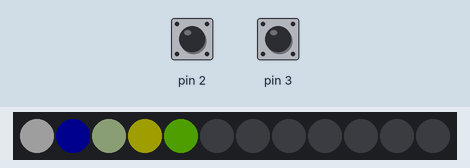
Simulated run of this sketch. Board: Arduino Uno, built with avr-gcc and run on an emulated ATmega328P. Parts: 12 RGB LEDs in strip order, left to right. Inputs (shaded band) come from the test bench; at power-on: pin 2 HIGH, pin 3 HIGH. Dim RGB values are drawn brighter than linear; colours are those a GRB WS2812 strip shows for the declared byte order; random numbers use the default seed unless the sketch sets one; what the sketch prints to the serial monitor is not drawn.

Above: at 1.25 s.
At 2.2 s:
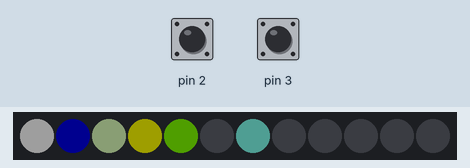
2.3 s: pin 2 pulled LOW for 0.15 s
3.9 s: pin 3 pulled LOW for 0.15 s
5.5 s: pin 3 pulled LOW for 1 s
8.0 s: pin 2 pulled LOW for 1 s
10.5 s: pin 2 driven LOW and pin 3 driven LOW
12.0 s: pin 2 driven HIGH
Timing chart, 0 to 15.0 s (numbered marks = the images above; inputs shaded):
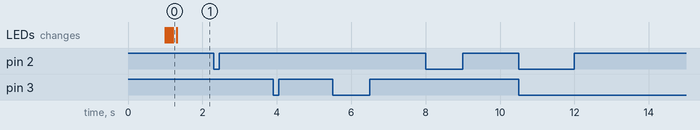

The sketch:

stripfirmware.ino
```cpp
#include <FastLED.h>
#include <EEPROM.h>
#include "definitions.h";
#include "memory.h";


#define NUM_LEDS 12
#define DATA_PIN 7

CRGB leds[NUM_LEDS];

//---------------------------------------Notes---------------------------------------//
/*

	By using the colour method with NUM_LEDS, you will set all LEDS to the
	given colour


*/
//-----------------------------------------------------------------------------------//

//----------------------------Global variables----------------------------------//
int brightness = DEFAULT_BRIGHTNESS;
int current_colour = DEFAULT_COLOUR;
volatile int current_mode = DEFAULT_MODE;
int previousMode = 0;
int time = millis();
//-----------------------------------------------------------------------------------//


//--------------------------------Function Definitions-------------------------------//

void colour(int led = NUM_LEDS, int color = DEFAULT_COLOUR);
void setBrightness(int value = DEFAULT_BRIGHTNESS);
void fadeIn(int delayTime = DEFAULT_FADE_TIME);
void fadeOut(int delayTime = DEFAULT_FADE_TIME);
void breathe(int delayTime = DEFAULT_FADE_TIME);
void slideRight(int col = DEFAULT_COLOUR,int slideDelay = DEFAULT_SLIDE_DELAY);
void slideLeft(int col = DEFAULT_COLOUR,int slideDelay = DEFAULT_SLIDE_DELAY);
void eachRandomLed(int delayTime = DEFAULT_SLIDE_DELAY,int color[] = fullColourArray);
void switchColour(int delayTime = DEFAULT_SWITCH_DELAY,int color = randomColour());
void nightRider(int slideDelay = DEFAULT_SLIDE_DELAY);
void strobe(int color = current_colour, int delayTime = DEFAULT_SWITCH_DELAY);

//-----------------------------------------------------------------------------------//

void setup() {
	Serial.begin(9600);
	LEDS.addLeds<WS2812,DATA_PIN,RGB>(leds,NUM_LEDS);
	blank();
	delay(SAFETY_DELAY);
	setBrightness();
	// colour(NUM_LEDS,White);
	pinMode(3, INPUT_PULLUP);
	pinMode(2,INPUT_PULLUP);
	attachInterrupt(digitalPinToInterrupt(3), modeDown, LOW);
	attachInterrupt(digitalPinToInterrupt(2), modeUp, LOW);
}

void loop() {
	eachRandomLed(DEFAULT_SLIDE_DELAY,testarr);
}

void modeUp(){
	Serial.print("Mode is ");
	Serial.print(current_mode);
	if (abs(time - millis()) < 1000){
		return -1;
	}
	else {
		time = millis();
	}
	current_mode++;
	if (current_mode > 5) {
		current_mode = 1;
	}
	Serial.print(" and is now ");
	Serial.println(current_mode);


}

void modeDown(){
	Serial.print("Mode is ");
	Serial.print(current_mode);

	if (millis() < time + 1000){
		return -1;
	}
	else {
		time = millis();
	}
	current_mode--;
	if (current_mode < 1) {
		current_mode = 4;
	}

	Serial.print(" and is now ");
	Serial.println(current_mode);


}

//----------------------------Extra Functions-----------------------------------//

//This will turn off all the LEDS
void blank(){
	for (int i = 0; i < NUM_LEDS;i++){
		leds[i] = CRGB(0,0,0);
	}
	FastLED.show();
}

//This will make a specific LED the colour specified by the CRGB Colour object. If no colour is passed into the function then DEFAULT_COLOUR is set.
void colour(int led = NUM_LEDS, int color = DEFAULT_COLOUR){
	current_colour = color;
	if (led == NUM_LEDS){
		for (int i = 0; i < NUM_LEDS; i++){
			colour(i,color);
		}
	}
	else {
		leds[led] = color;
	}
	FastLED.show();
}


/*
	This will set the brightness of the strip. If no value is given the default
	is sent.
*/
void setBrightness(int value = DEFAULT_BRIGHTNESS){
	FastLED.setBrightness(value);
	FastLED.show();
}


void studyMode(){
	colour(NUM_LEDS,WhiteSmoke);
}

//----------------------------------Fade Functions-----------------------------------//
/* 	These are the fading functions. These ensure that in any case the
	function will fire

*/


void fadeIn(int delayTime = DEFAULT_FADE_TIME){
	for (int i = MINIMUM_BRIGHTNESS; i < MAXIMUM_BRIGHTNESS; i++){
		setBrightness(i);
		delay(DEFAULT_FADE_TIME);
	}
}

void fadeOut(int delayTime = DEFAULT_FADE_TIME){
	for (int i = MAXIMUM_BRIGHTNESS; i > MINIMUM_BRIGHTNESS; i--){
		setBrightness(i);
		delay(DEFAULT_FADE_TIME);
	}
}

void breathe(int delayTime = DEFAULT_FADE_TIME){
	setBrightness(MINIMUM_BRIGHTNESS);
	fadeIn(delayTime);
	setBrightness(MAXIMUM_BRIGHTNESS);
	fadeOut(delayTime);
	setBrightness(MINIMUM_BRIGHTNESS);
}

//------------------------------------------------------------------------------//

//----------------------------Solid Functions-----------------------------------//

/*
	These are the solid colour functions.
*/

int randomColour(){
	randomSeed(micros()*analogRead(A1)*analogRead(A3));
	int seed = random8(142) * random16(142);
	while (seed > 141){
		if (seed < 0){
			seed = seed * -1;
		}
		seed = seed/random(8);
	}

	if (fullColourArray[seed] == current_colour){
		seed = random8(seed);
	}
	return fullColourArray[seed];
}

//-----------------------------------------------------------------------------------//

//------------------------------------Animations-------------------------------------//

void slideRight(int col = DEFAULT_COLOUR,int slideDelay = DEFAULT_SLIDE_DELAY){
	for (int i = 0; i < NUM_LEDS;i++){
		colour(i,col);
		delay(slideDelay);
	}
}

void slideLeft(int col = DEFAULT_COLOUR,int slideDelay = DEFAULT_SLIDE_DELAY){
	for (int i = 0; i < NUM_LEDS;i++){
		colour(NUM_LEDS - 1 - i,col);
		delay(slideDelay);
	}
}

void nightRider(int slideDelay = DEFAULT_SLIDE_DELAY){
	slideLeft(randomColour(),slideDelay);
	slideRight(randomColour(),slideDelay);
}

void eachRandomLed(int delayTime = DEFAULT_SLIDE_DELAY,int color[] = fullColourArray){
	if (color[0] == fullColourArray[0]){
		for (int i = 0; i < NUM_LEDS; i ++){
			colour(i,randomColour());
			delay(delayTime);
		}
	}
	else {
		for (int i = 0; i < 7;i++){
			colour(i,color[i]);
			delay(delayTime);
		}
	}
}

void switchColour(int delayTime = DEFAULT_SWITCH_DELAY,int color = randomColour()){
	colour(NUM_LEDS,color);
	delay(delayTime);
}

//-----------------------------------------------------------------------------------//


void strobe(int color = current_colour, int delayTime = DEFAULT_SWITCH_DELAY){
	colour(color);
	delay(delayTime);
	colour(Black);
	delay(delayTime);
}


//Patterns
//Alternating colours in row from pallet
```

definitions.h
```cpp
//--------------------------------Function Definitions-------------------------------//

const int AliceBlue = CRGB::AliceBlue;
const int Amethyst = CRGB::Amethyst;
const int AntiqueWhite = CRGB::AntiqueWhite;
const int Aqua = CRGB::Aqua;
const int Aquamarine = CRGB::Aquamarine;
const int Azure = CRGB::Azure;
const int Beige = CRGB::Beige;
const int Bisque = CRGB::Bisque;
const int Black = CRGB::Black;
const int BlanchedAlmond = CRGB::BlanchedAlmond;
const int Blue = CRGB::Blue;
const int BlueViolet = CRGB::BlueViolet;
const int Brown = CRGB::Brown;
const int BurlyWood = CRGB::BurlyWood;
const int CadetBlue = CRGB::CadetBlue;
const int Chartreuse = CRGB::Chartreuse;
const int Chocolate = CRGB::Chocolate;
const int Coral = CRGB::Coral;
const int CornflowerBlue = CRGB::CornflowerBlue;
const int Cornsilk = CRGB::Cornsilk;
const int Crimson = CRGB::Crimson;
const int Cyan = CRGB::Cyan;
const int DarkBlue = CRGB::DarkBlue;
const int DarkCyan = CRGB::DarkCyan;
const int DarkGoldenrod = CRGB::DarkGoldenrod;
const int DarkGray = CRGB::DarkGray;
const int DarkGreen = CRGB::DarkGreen;
const int DarkKhaki = CRGB::DarkKhaki;
const int DarkMagenta = CRGB::DarkMagenta;
const int DarkOliveGreen = CRGB::DarkOliveGreen;
const int DarkOrange = CRGB::DarkOrange;
const int DarkOrchid = CRGB::DarkOrchid;
const int DarkRed = CRGB::DarkRed;
const int DarkSalmon = CRGB::DarkSalmon;
const int DarkSeaGreen = CRGB::DarkSeaGreen;
const int DarkSlateBlue = CRGB::DarkSlateBlue;
const int DarkSlateGray = CRGB::DarkSlateGray;
const int DarkTurquoise = CRGB::DarkTurquoise;
const int DarkViolet = CRGB::DarkViolet;
const int DeepPink = CRGB::DeepPink;
const int DeepSkyBlue = CRGB::DeepSkyBlue;
const int DimGray = CRGB::DimGray;
const int DodgerBlue = CRGB::DodgerBlue;
const int FireBrick = CRGB::FireBrick;
const int FloralWhite = CRGB::FloralWhite;
const int ForestGreen = CRGB::ForestGreen;
const int Fuchsia = CRGB::Fuchsia;
const int Gainsboro = CRGB::Gainsboro;
const int GhostWhite = CRGB::GhostWhite;
const int Gold = CRGB::Gold;
const int Goldenrod = CRGB::Goldenrod;
const int Gray = CRGB::Gray;
const int Green = CRGB::Green;
const int GreenYellow = CRGB::GreenYellow;
const int Honeydew = CRGB::Honeydew;
const int HotPink = CRGB::HotPink;
const int IndianRed = CRGB::IndianRed;
const int Indigo = CRGB::Indigo;
const int Ivory = CRGB::Ivory;
const int Khaki = CRGB::Khaki;
const int Lavender = CRGB::Lavender;
const int LavenderBlush = CRGB::LavenderBlush;
const int LawnGreen = CRGB::LawnGreen;
const int LemonChiffon = CRGB::LemonChiffon;
const int LightBlue = CRGB::LightBlue;
const int LightCoral = CRGB::LightCoral;
const int LightCyan = CRGB::LightCyan;
const int LightGoldenrodYellow = CRGB::LightGoldenrodYellow;
const int LightGreen = CRGB::LightGreen;
const int LightGrey = CRGB::LightGrey;
const int LightPink = CRGB::LightPink;
const int LightSalmon = CRGB::LightSalmon;
const int LightSeaGreen = CRGB::LightSeaGreen;
const int LightSkyBlue = CRGB::LightSkyBlue;
const int LightSlateGray = CRGB::LightSlateGray;
const int LightSteelBlue = CRGB::LightSteelBlue;
const int LightYellow = CRGB::LightYellow;
const int Lime = CRGB::Lime;
const int LimeGreen = CRGB::LimeGreen;
const int Linen = CRGB::Linen;
const int Magenta = CRGB::Magenta;
const int Maroon = CRGB::Maroon;
const int MediumAquamarine = CRGB::MediumAquamarine;
const int MediumBlue = CRGB::MediumBlue;
const int MediumOrchid = CRGB::MediumOrchid;
const int MediumPurple = CRGB::MediumPurple;
const int MediumSeaGreen = CRGB::MediumSeaGreen;
const int MediumSlateBlue = CRGB::MediumSlateBlue;
const int MediumSpringGreen = CRGB::MediumSpringGreen;
const int MediumTurquoise = CRGB::MediumTurquoise;
const int MediumVioletRed = CRGB::MediumVioletRed;
const int MidnightBlue = CRGB::MidnightBlue;
const int MintCream = CRGB::MintCream;
const int MistyRose = CRGB::MistyRose;
const int Moccasin = CRGB::Moccasin;
const int NavajoWhite = CRGB::NavajoWhite;
const int Navy = CRGB::Navy;
const int OldLace = CRGB::OldLace;
const int Olive = CRGB::Olive;
const int OliveDrab = CRGB::OliveDrab;
const int Orange = CRGB::Orange;
const int OrangeRed = CRGB::OrangeRed;
const int Orchid = CRGB::Orchid;
const int PaleGoldenrod = CRGB::PaleGoldenrod;
const int PaleGreen = CRGB::PaleGreen;
const int PaleTurquoise = CRGB::PaleTurquoise;
const int PaleVioletRed = CRGB::PaleVioletRed;
const int PapayaWhip = CRGB::PapayaWhip;
const int PeachPuff = CRGB::PeachPuff;
const int Peru = CRGB::Peru;
const int Pink = CRGB::Pink;
const int Plaid = CRGB::Plaid;
const int Plum = CRGB::Plum;
const int PowderBlue = CRGB::PowderBlue;
const int Purple = CRGB::Purple;
const int Red = CRGB::Red;
const int RosyBrown = CRGB::RosyBrown;
const int RoyalBlue = CRGB::RoyalBlue;
const int SaddleBrown = CRGB::SaddleBrown;
const int Salmon = CRGB::Salmon;
const int SandyBrown = CRGB::SandyBrown;
const int SeaGreen = CRGB::SeaGreen;
const int Seashell = CRGB::Seashell;
const int Sienna = CRGB::Sienna;
const int Silver = CRGB::Silver;
const int SkyBlue = CRGB::SkyBlue;
const int SlateBlue = CRGB::SlateBlue;
const int SlateGray = CRGB::SlateGray;
const int Snow = CRGB::Snow;
const int SpringGreen = CRGB::SpringGreen;
const int SteelBlue = CRGB::SteelBlue;
const int Tan = CRGB::Tan;
const int Teal = CRGB::Teal;
const int Thistle = CRGB::Thistle;
const int Tomato = CRGB::Tomato;
const int Turquoise = CRGB::Turquoise;
const int Violet = CRGB::Violet;
const int Wheat = CRGB::Wheat;
const int White = CRGB::White;
const int WhiteSmoke = CRGB::WhiteSmoke;
const int Yellow = CRGB::Yellow;
const int YellowGreen = CRGB::YellowGreen;

const int fullColourArray[142] = {AliceBlue, Amethyst, AntiqueWhite, Aqua, Aquamarine, Azure, Beige, Bisque, Black, BlanchedAlmond, Blue, BlueViolet, Brown, BurlyWood, CadetBlue, Chartreuse, Chocolate, Coral, CornflowerBlue, Cornsilk, Crimson, Cyan, DarkBlue, DarkCyan, DarkGoldenrod, DarkGray, DarkGreen, DarkKhaki, DarkMagenta, DarkOliveGreen, DarkOrange, DarkOrchid, DarkRed, DarkSalmon, DarkSeaGreen, DarkSlateBlue, DarkSlateGray, DarkTurquoise, DarkViolet, DeepPink, DeepSkyBlue, DimGray, DodgerBlue, FireBrick, FloralWhite, ForestGreen, Fuchsia, Gainsboro, GhostWhite, Gold, Goldenrod, Gray, Green, GreenYellow, Honeydew, HotPink, IndianRed, Indigo, Ivory, Khaki, Lavender, LavenderBlush, LawnGreen, LemonChiffon, LightBlue, LightCoral, LightCyan, LightGoldenrodYellow, LightGreen, LightGrey, LightPink, LightSalmon, LightSeaGreen, LightSkyBlue, LightSlateGray, LightSteelBlue, LightYellow, Lime, LimeGreen, Linen, Magenta, Maroon, MediumAquamarine, MediumBlue, MediumOrchid, MediumPurple, MediumSeaGreen, MediumSlateBlue, MediumSpringGreen, MediumTurquoise, MediumVioletRed, MidnightBlue, MintCream, MistyRose, Moccasin, NavajoWhite, Navy, OldLace, Olive, OliveDrab, Orange, OrangeRed, Orchid, PaleGoldenrod, PaleGreen, PaleTurquoise, PaleVioletRed, PapayaWhip, PeachPuff, Peru, Pink, Plaid, Plum, PowderBlue, Purple, Red, RosyBrown, RoyalBlue, SaddleBrown, Salmon, SandyBrown, SeaGreen, Seashell, Sienna, Silver, SkyBlue, SlateBlue, SlateGray, Snow, SpringGreen, SteelBlue, Tan, Teal, Thistle, Tomato, Turquoise, Violet, Wheat, White, WhiteSmoke, Yellow, YellowGreen};

const int DEFAULT_COLOUR = CadetBlue;

//-----------------------------------------------------------------------------------//
//Pallets

int rainbow[7] = {Red,Orange,Yellow,Green,Indigo,Violet};
int testarr[7] = {White,Navy,PeachPuff,Yellow,Green,Black,Violet};

//----------------------------------Time Definitions---------------------------------//

const int DEFAULT_FADE_TIME = 60;
const int MINIMUM_BRIGHTNESS = 2;
const int MAXIMUM_BRIGHTNESS = 80;
const int DEFAULT_BRIGHTNESS = 30;
const int DEFAULT_SLIDE_DELAY = 50;
const int DEFAULT_SWITCH_DELAY = 1000;
const int SAFETY_DELAY = 1000;

//-----------------------------------------------------------------------------------//

//--------------------------------String Definitions---------------------------------//

const String NAME = "RMLT0001"; //RoomLights
const String LOCATION = "Room CPT";
const String WIFI_SSID = "eduroum";
const String WIFI_PASSWORD = "00000000";

//-----------------------------------------------------------------------------------//

//---------------------------------Mode Definitions----------------------------------//

const int DEFAULT_MODE = 1;

//-----------------------------------------------------------------------------------//

//-------------------------------Testing Definitions---------------------------------//

uint8_t chipStorage[512] = {};

uint8_t testSave[512] = {82, 77, 76, 84, 48, 48, 48, 49, 5, 1, 30, 14, 82, 111, 111, 109, 32, 67, 80, 84, 0, 0, 0, 0, 1, 1, 1, 1, 1, 1, 1, 1, 101, 100, 117, 114, 111, 117, 109, 0, 0, 0, 0, 0, 0, 0, 0, 0, 0, 0, 0, 0, 48, 48, 48, 48, 48, 48, 48, 48, 0, 0, 0, 0, 0, 0, 0, 0, 0, 0, 0, 0, 0, 0, 0, 0, 0, 0, 0, 0, 0, 0, 0, 0, 0, 0, 0, 0, 0, 0, 0, 0, 0, 0, 0, 0, 0, 0, 0, 0, 0, 0, 0, 0, 0, 0, 0, 0, 0, 0, 0, 0, 0, 0, 0, 0, 0, 0, 0, 0, 0, 0, 0, 0, 0, 0, 0, 0, 0, 0, 0, 0, 0, 0, 0, 0, 0, 0, 0, 0, 0, 0, 0, 0, 0, 0, 0, 0, 0, 0, 0, 0, 0, 0, 0, 0, 0, 0, 0, 0, 0, 0, 0, 0, 0, 0, 0, 0, 0, 0, 0, 0, 0, 0, 0, 0, 0, 0, 0, 0, 0, 0, 0, 0, 0, 0, 0, 0, 0, 0, 0, 0, 0, 0, 0, 0, 0, 0, 12, 12, 12, 12, 12, 12, 12, 12, 12, 12, 12, 12, 12, 12, 12, 12, 12, 12, 12, 12, 12, 12, 12, 12, 12, 12, 12, 12, 12, 12, 12, 12, 12, 12, 12, 12, 12, 12, 12, 12, 12, 12, 12, 12, 12, 12, 12, 12, 12, 12, 12, 12, 12, 12, 12, 12, 12, 12, 12, 12, 12, 12, 12, 12, 12, 12, 12, 12, 12, 12, 12, 12, 12, 12, 12, 12, 12, 12, 12, 12, 12, 12, 12, 12, 12, 12, 12, 12, 12, 12, 12, 12, 12, 12, 12, 12, 12, 12, 12, 12, 12, 12, 12, 12, 12, 12, 12, 12, 12, 12, 12, 12, 12, 12, 12, 12, 12, 12, 12, 12, 12, 12, 12, 12, 12, 12, 12, 0, 0, 0, 0, 0, 0, 0, 0, 0, 0, 0, 0, 0, 0, 0, 0, 0, 0, 0, 0, 0, 0, 0, 0, 0, 0, 0, 0, 0, 0, 0, 0, 0, 0, 0, 0, 0, 0, 0, 0, 0, 0, 0, 0, 0, 0, 0, 0, 0, 0, 0, 0, 0, 0, 0, 0, 0, 0, 0, 0, 0, 0, 0, 0, 0, 0, 0, 0, 0, 0, 0, 0, 0, 0, 0, 0, 0, 0, 0, 0, 0, 0, 0, 0, 0, 0, 0, 0, 0, 0, 0, 0, 0, 0, 0, 0, 0, 0, 0, 0, 0, 0, 0, 0, 0, 0, 0, 0, 0, 0, 0, 0, 0, 0, 0, 0, 0, 0, 0, 0, 0, 0, 0, 0, 0, 0, 0, 0, 0, 0, 0, 0, 0, 0, 0, 0, 0, 0, 0, 0, 0, 0, 0, 0, 0, 0, 0, 0, 0, 0, 0, 0, 0, 0, 0, 0, 0, 0, 0, 0, 0, 0, 0, 0, 0, 0, 0, 0, 0, 0, 0, 0, 0, 0, 0, 0, 0, 0, 0, 0, 0, 0, 0, 0, 0, 0, 0};

//-----------------------------------------------------------------------------------//
```

Source omitted: memory.h (3013 bytes)

Measured:
- after the input at 2.3 s, every drawn part: stays the same
- after the input at 3.9 s, every drawn part: stays the same
- after the input at 5.5 s, every drawn part: stays the same
- after the input at 8.0 s, every drawn part: stays the same
- after the input at 10.5 s, every drawn part: stays the same
- after the input at 12.0 s, every drawn part: stays the same
